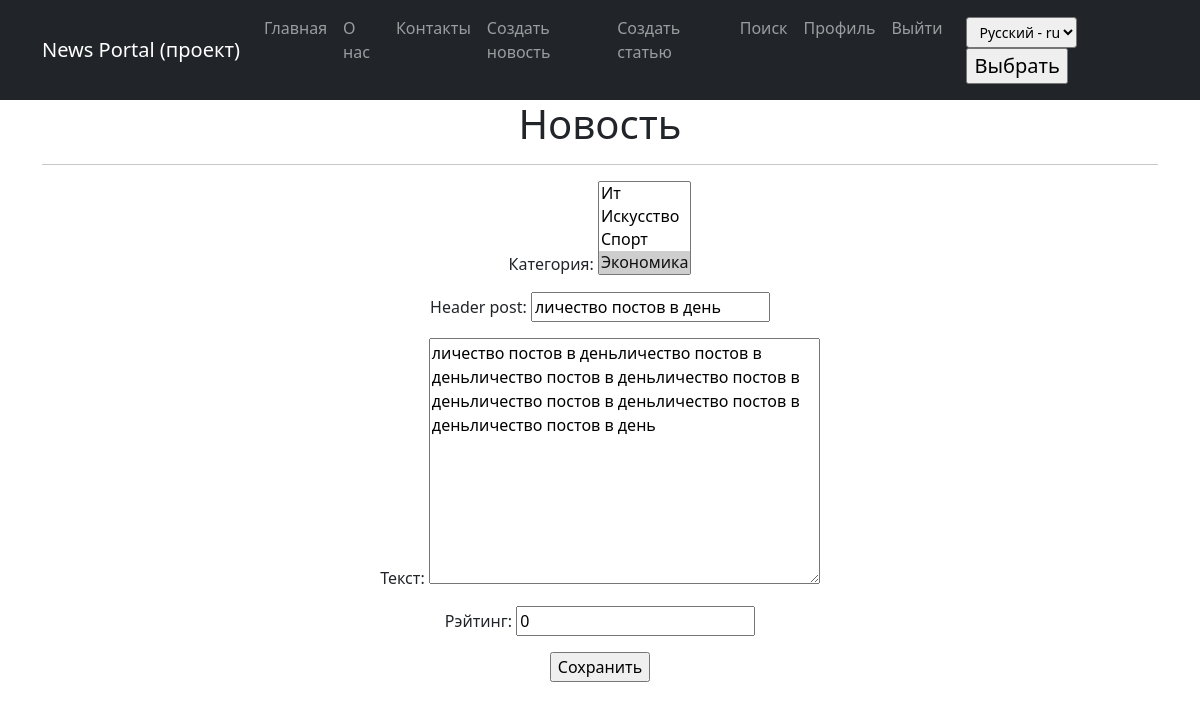
The app's page /posts/news/153/edit/ (signed in), older data.
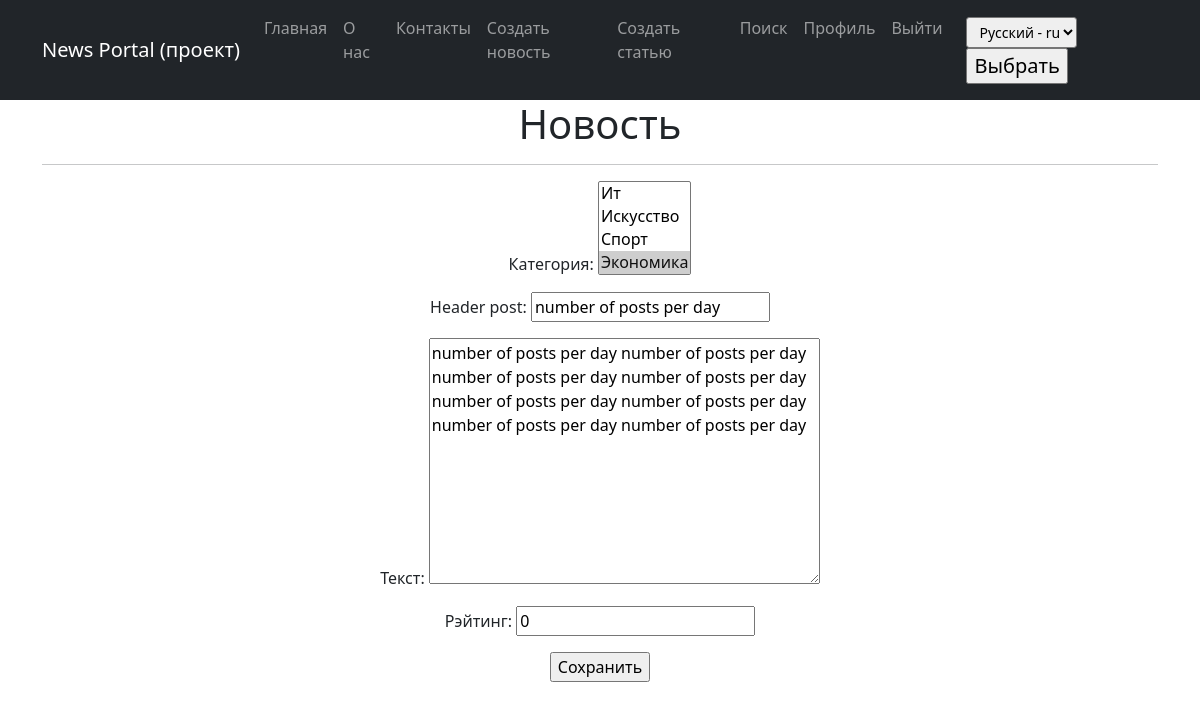
The same page, newer data.
### news/models.py (models this page shows, shortened)
class Post(models.Model):
    news = 'NW'
    article = 'AR'
    POST_TYPES =[
        (news, 'Новость'),
        (article, 'Статья'),
    ]
    author_user = models.ForeignKey('Author', on_delete=models.CASCADE, verbose_name=_("Author"))
    post_type = models.CharField(max_length=2,
                                  choices=POST_TYPES,
                                  default=article,
                                  verbose_name=_('Type of post'),
                                 )
    create_date = models.DateTimeField(auto_now_add=True, verbose_name=_('Create date'),)
    category = models.ManyToManyField('Category', through='PostCategory', verbose_name=_('Category'))
    header_post = models.CharField(max_length=128, verbose_name=_('Title'))
    text_post = models.TextField(verbose_name=_('Text'))
    rating_post = models.SmallIntegerField(default=0, verbose_name=_('Rating'))
    is_created = models.BooleanField(default=True, verbose_name=_('Created')) # Редакция для обработки в signals.py - только создали или модифицируем
    def get_cat(self):
        """метод возвращает список категорий, добавлен для отображения категорий в админке"""
        return "\n".join([c.name_category for c in self.category.all()])
    get_cat.short_description = _('Categories')
    class Meta:
        verbose_name = _('Publication')
        verbose_name_plural = _('Publications')

### news/views.py (the view, shortened to what this page needs)
# urls.py: path('news/<int:pk>/edit/', PostUpdateNew.as_view(), name='post_update_new'),
class PostUpdateNew(LoginRequiredMixin, PermissionRequiredMixin, UpdateView):
    permission_required = ('news.change_post')
    form_class = PostFormNew
    model = Post
    template_name = 'post_edit_new.html'

### news/forms.py (shortened to what this page needs)
class PostFormNew(forms.ModelForm):
    header_post = forms.CharField(min_length=20)
    class Meta:
        model = Post
        fields = [
            'category',
            'header_post',
            'text_post',
            'rating_post',
        ]

### news/context_processors.py (called while the page is built)
def extra_context(request):
    user_timezone = pytz.timezone(
        request.session.get('django_timezone') or settings.TIME_ZONE
    )
    current_time = timezone.now().astimezone(user_timezone)
    context = {
        'current_time': current_time,
        'timezones': pytz.common_timezones,
    }
    return context

### news/models.py (called while the page is built)
    def __str__(self):
        return f"{self.name_category.title()}"

### news/templates/post_edit_new.html (shortened to what this page needs)
{% extends 'flatpages/default.html' %}
{% load i18n %}
{% load custom_filters %}
{% block content %}
<h1>{% trans "News" %}</h1>
<hr>
<form action="" method="post">
    {{ form.as_p }}
    <input type="submit" value="{% trans "Save" %}" />
</form>
{% endblock content %}

Row changes from the older to the newer data that the page shows:
changed Post: header_post "личество постов в день" → "number of posts per day"; text_post "личество постов в деньличество постов в деньличество постов в деньличество постов в деньличество постов в деньличество постов в деньличество постов в день" → "number of posts per day number of posts per day number of posts per day number of posts per day number of posts per day number of posts per day number of posts per day number of posts per day"
